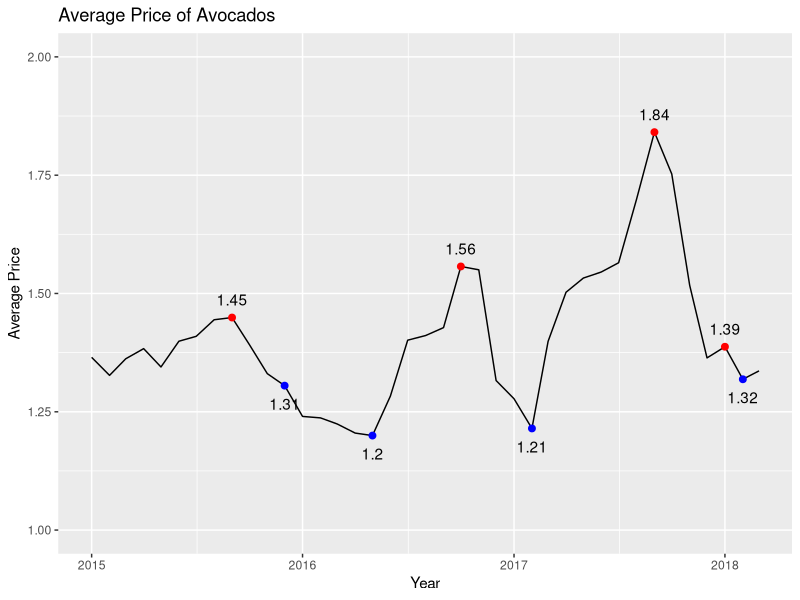
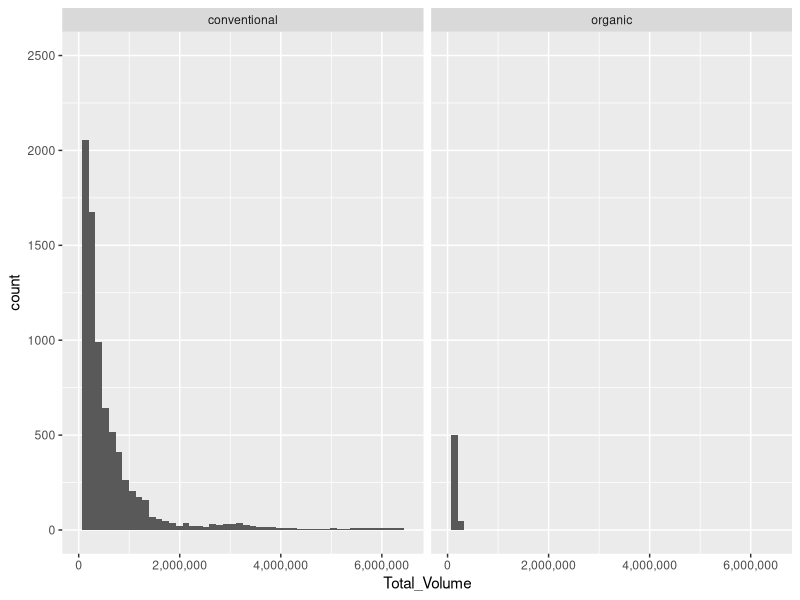

Source code (R) for these figures, in order:
## ---- chunk 1
knitr::opts_chunk$set(echo = TRUE)
library(ggplot2)
library(dplyr)
## ---- chunk 2
avo = read.csv("avocado.csv", header = TRUE)
## ---- chunk 3
#Kennedy
avo_scatter = avo
## ---- chunk 4
#Vrinda
avo_line = avo
## ---- chunk 5
#Time Series
avo_time = avo
avo_time2 <- avo_time %>%
  mutate(Date = as.Date(Date)) %>%
  group_by(year = lubridate::year(Date), month = lubridate::month(Date)) %>%
  summarise(ave_price = mean(AveragePrice))

#Most expensive
avo_time_most <- avo_time2 %>% slice_max(ave_price)

#Least expensive
avo_time_least <- avo_time2 %>% slice_min(ave_price)

#Make Graph
ggplot(data = avo_time2, aes(x = as.Date(paste(year, month, "01", sep = "-")), y = ave_price)) +
  geom_line() +
  geom_point(data = avo_time_most, aes(x = as.Date(paste(year, month, "01", sep = "-")), 
                                       y = ave_price), size = 2, color = "red") +
  geom_text(data = avo_time_most, aes(label=round(ave_price, 2),
                                      x = as.Date(paste(year, month, "01", sep = "-")),
                                      y = ave_price), vjust = -1) +
  geom_point(data = avo_time_least, aes(x = as.Date(paste(year, month, "01", sep = "-")), 
                                       y = ave_price), size = 2, color = "blue") +
  geom_text(data = avo_time_least, aes(label=round(ave_price, 2),
                                      x = as.Date(paste(year, month, "01", sep = "-")),
                                      y = ave_price), vjust = 2) +
  labs(title = "Average Price of Avocados", x = "Year", y = "Average Price") +
  ylim(1, 2) 
  
## ---- chunk 6
#Kennedy
avo_box = avo
## ---- chunk 7
#Vrinda
avo_bar = avo
## ---- chunk 8
avo_hist = avo
avo_hist2 <- subset(avo_hist, !(region %in% c("Midsouth", "Northeast", "SouthCentral",
                                              "Southeast", "West", "TotalUS" )))

ggplot(data = avo_hist2, aes(x = Total_Volume)) +
  geom_histogram(bins = 50) +
  scale_x_continuous(limits = c(0, 6500000), labels = scales::comma_format()) +
  coord_cartesian(ylim = c(0, 2500)) +
  facet_wrap(~type)

## ---- chunk 9
avo_mos = avo
## ---- chunk 10
avo_map = avo
